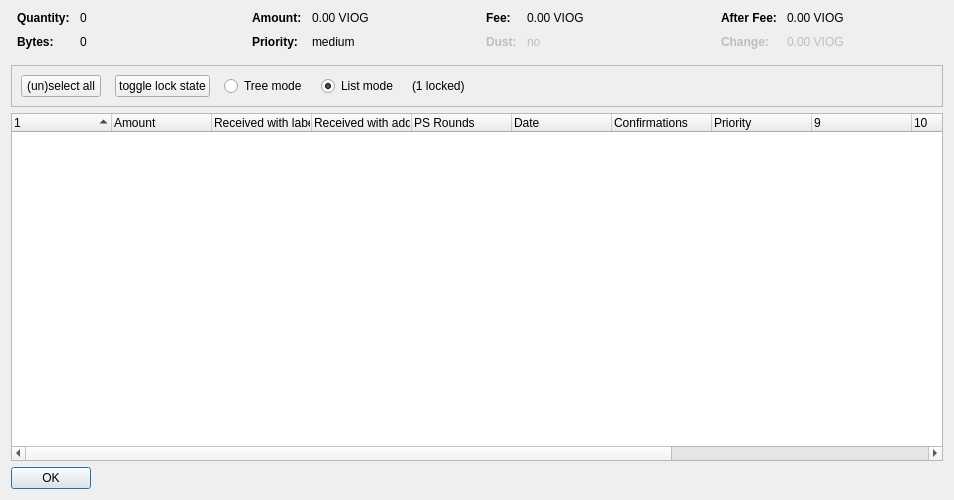
<?xml version="1.0" encoding="UTF-8"?>
<ui version="4.0">
 <class>CoinControlDialog</class>
 <widget class="QDialog" name="CoinControlDialog">
  <property name="geometry">
   <rect>
    <x>0</x>
    <y>0</y>
    <width>954</width>
    <height>500</height>
   </rect>
  </property>
  <property name="windowTitle">
   <string>Coin Selection</string>
  </property>
  <layout class="QVBoxLayout" name="verticalLayout">
   <item>
    <layout class="QHBoxLayout" name="horizontalLayoutTop" stretch="0,0,0,0">
     <property name="topMargin">
      <number>0</number>
     </property>
     <property name="bottomMargin">
      <number>10</number>
     </property>
     <item>
      <layout class="QFormLayout" name="formLayoutCoinControl1">
       <property name="horizontalSpacing">
        <number>10</number>
       </property>
       <property name="verticalSpacing">
        <number>10</number>
       </property>
       <property name="leftMargin">
        <number>6</number>
       </property>
       <property name="rightMargin">
        <number>6</number>
       </property>
       <item row="0" column="0">
        <widget class="QLabel" name="labelCoinControlQuantityText">
         <property name="font">
          <font>
           <weight>75</weight>
           <bold>true</bold>
          </font>
         </property>
         <property name="text">
          <string>Quantity:</string>
         </property>
        </widget>
       </item>
       <item row="0" column="1">
        <widget class="QLabel" name="labelCoinControlQuantity">
         <property name="cursor">
          <cursorShape>IBeamCursor</cursorShape>
         </property>
         <property name="contextMenuPolicy">
          <enum>Qt::ActionsContextMenu</enum>
         </property>
         <property name="text">
          <string notr="true">0</string>
         </property>
         <property name="textInteractionFlags">
          <set>Qt::LinksAccessibleByMouse|Qt::TextSelectableByKeyboard|Qt::TextSelectableByMouse</set>
         </property>
        </widget>
       </item>
       <item row="1" column="0">
        <widget class="QLabel" name="labelCoinControlBytesText">
         <property name="font">
          <font>
           <weight>75</weight>
           <bold>true</bold>
          </font>
         </property>
         <property name="text">
          <string>Bytes:</string>
         </property>
        </widget>
       </item>
       <item row="1" column="1">
        <widget class="QLabel" name="labelCoinControlBytes">
         <property name="cursor">
          <cursorShape>IBeamCursor</cursorShape>
         </property>
         <property name="contextMenuPolicy">
          <enum>Qt::ActionsContextMenu</enum>
         </property>
         <property name="text">
          <string notr="true">0</string>
         </property>
         <property name="textInteractionFlags">
          <set>Qt::LinksAccessibleByMouse|Qt::TextSelectableByKeyboard|Qt::TextSelectableByMouse</set>
         </property>
        </widget>
       </item>
      </layout>
     </item>
     <item>
      <layout class="QFormLayout" name="formLayoutCoinControl2">
       <property name="horizontalSpacing">
        <number>10</number>
       </property>
       <property name="verticalSpacing">
        <number>10</number>
       </property>
       <property name="leftMargin">
        <number>6</number>
       </property>
       <property name="rightMargin">
        <number>6</number>
       </property>
       <item row="0" column="0">
        <widget class="QLabel" name="labelCoinControlAmountText">
         <property name="font">
          <font>
           <weight>75</weight>
           <bold>true</bold>
          </font>
         </property>
         <property name="text">
          <string>Amount:</string>
         </property>
        </widget>
       </item>
       <item row="0" column="1">
        <widget class="QLabel" name="labelCoinControlAmount">
         <property name="cursor">
          <cursorShape>IBeamCursor</cursorShape>
         </property>
         <property name="contextMenuPolicy">
          <enum>Qt::ActionsContextMenu</enum>
         </property>
         <property name="text">
          <string notr="true">0.00 VIOG</string>
         </property>
         <property name="textInteractionFlags">
          <set>Qt::LinksAccessibleByMouse|Qt::TextSelectableByKeyboard|Qt::TextSelectableByMouse</set>
         </property>
        </widget>
       </item>
       <item row="1" column="0">
        <widget class="QLabel" name="labelCoinControlPriorityText">
         <property name="font">
          <font>
           <weight>75</weight>
           <bold>true</bold>
          </font>
         </property>
         <property name="text">
          <string>Priority:</string>
         </property>
        </widget>
       </item>
       <item row="1" column="1">
        <widget class="QLabel" name="labelCoinControlPriority">
         <property name="cursor">
          <cursorShape>IBeamCursor</cursorShape>
         </property>
         <property name="contextMenuPolicy">
          <enum>Qt::ActionsContextMenu</enum>
         </property>
         <property name="text">
          <string>medium</string>
         </property>
         <property name="textInteractionFlags">
          <set>Qt::LinksAccessibleByMouse|Qt::TextSelectableByKeyboard|Qt::TextSelectableByMouse</set>
         </property>
        </widget>
       </item>
      </layout>
     </item>
     <item>
      <layout class="QFormLayout" name="formLayoutCoinControl3">
       <property name="horizontalSpacing">
        <number>10</number>
       </property>
       <property name="verticalSpacing">
        <number>10</number>
       </property>
       <property name="leftMargin">
        <number>6</number>
       </property>
       <property name="rightMargin">
        <number>6</number>
       </property>
       <item row="0" column="0">
        <widget class="QLabel" name="labelCoinControlFeeText">
         <property name="font">
          <font>
           <weight>75</weight>
           <bold>true</bold>
          </font>
         </property>
         <property name="text">
          <string>Fee:</string>
         </property>
        </widget>
       </item>
       <item row="0" column="1">
        <widget class="QLabel" name="labelCoinControlFee">
         <property name="cursor">
          <cursorShape>IBeamCursor</cursorShape>
         </property>
         <property name="contextMenuPolicy">
          <enum>Qt::ActionsContextMenu</enum>
         </property>
         <property name="text">
          <string notr="true">0.00 VIOG</string>
         </property>
         <property name="textInteractionFlags">
          <set>Qt::LinksAccessibleByMouse|Qt::TextSelectableByKeyboard|Qt::TextSelectableByMouse</set>
         </property>
        </widget>
       </item>
       <item row="1" column="0">
        <widget class="QLabel" name="labelCoinControlLowOutputText">
         <property name="enabled">
          <bool>false</bool>
         </property>
         <property name="font">
          <font>
           <weight>75</weight>
           <bold>true</bold>
          </font>
         </property>
         <property name="text">
          <string>Dust:</string>
         </property>
        </widget>
       </item>
       <item row="1" column="1">
        <widget class="QLabel" name="labelCoinControlLowOutput">
         <property name="enabled">
          <bool>false</bool>
         </property>
         <property name="cursor">
          <cursorShape>IBeamCursor</cursorShape>
         </property>
         <property name="contextMenuPolicy">
          <enum>Qt::ActionsContextMenu</enum>
         </property>
         <property name="text">
          <string>no</string>
         </property>
         <property name="textInteractionFlags">
          <set>Qt::LinksAccessibleByMouse|Qt::TextSelectableByKeyboard|Qt::TextSelectableByMouse</set>
         </property>
        </widget>
       </item>
      </layout>
     </item>
     <item>
      <layout class="QFormLayout" name="formLayoutCoinControl4">
       <property name="horizontalSpacing">
        <number>10</number>
       </property>
       <property name="verticalSpacing">
        <number>10</number>
       </property>
       <property name="leftMargin">
        <number>6</number>
       </property>
       <property name="rightMargin">
        <number>6</number>
       </property>
       <item row="0" column="0">
        <widget class="QLabel" name="labelCoinControlAfterFeeText">
         <property name="font">
          <font>
           <weight>75</weight>
           <bold>true</bold>
          </font>
         </property>
         <property name="text">
          <string>After Fee:</string>
         </property>
        </widget>
       </item>
       <item row="0" column="1">
        <widget class="QLabel" name="labelCoinControlAfterFee">
         <property name="cursor">
          <cursorShape>IBeamCursor</cursorShape>
         </property>
         <property name="contextMenuPolicy">
          <enum>Qt::ActionsContextMenu</enum>
         </property>
         <property name="text">
          <string notr="true">0.00 VIOG</string>
         </property>
         <property name="textInteractionFlags">
          <set>Qt::LinksAccessibleByMouse|Qt::TextSelectableByKeyboard|Qt::TextSelectableByMouse</set>
         </property>
        </widget>
       </item>
       <item row="1" column="0">
        <widget class="QLabel" name="labelCoinControlChangeText">
         <property name="enabled">
          <bool>false</bool>
         </property>
         <property name="font">
          <font>
           <weight>75</weight>
           <bold>true</bold>
          </font>
         </property>
         <property name="text">
          <string>Change:</string>
         </property>
        </widget>
       </item>
       <item row="1" column="1">
        <widget class="QLabel" name="labelCoinControlChange">
         <property name="enabled">
          <bool>false</bool>
         </property>
         <property name="cursor">
          <cursorShape>IBeamCursor</cursorShape>
         </property>
         <property name="contextMenuPolicy">
          <enum>Qt::ActionsContextMenu</enum>
         </property>
         <property name="text">
          <string notr="true">0.00 VIOG</string>
         </property>
         <property name="textInteractionFlags">
          <set>Qt::LinksAccessibleByMouse|Qt::TextSelectableByKeyboard|Qt::TextSelectableByMouse</set>
         </property>
        </widget>
       </item>
      </layout>
     </item>
    </layout>
   </item>
   <item>
    <widget class="QFrame" name="frame">
     <property name="minimumSize">
      <size>
       <width>0</width>
       <height>40</height>
      </size>
     </property>
     <property name="frameShape">
      <enum>QFrame::StyledPanel</enum>
     </property>
     <property name="frameShadow">
      <enum>QFrame::Sunken</enum>
     </property>
     <layout class="QHBoxLayout" name="horizontalLayout">
      <item>
       <layout class="QHBoxLayout" name="horizontalLayoutPanel" stretch="0,0,0,0,0,0">
        <property name="spacing">
         <number>14</number>
        </property>
        <item>
         <widget class="QPushButton" name="pushButtonSelectAll">
          <property name="sizePolicy">
           <sizepolicy hsizetype="Maximum" vsizetype="Fixed">
            <horstretch>0</horstretch>
            <verstretch>0</verstretch>
           </sizepolicy>
          </property>
          <property name="text">
           <string>(un)select all</string>
          </property>
          <property name="autoDefault">
           <bool>false</bool>
          </property>
         </widget>
        </item>
        <item>
         <widget class="QPushButton" name="pushButtonToggleLock">
          <property name="sizePolicy">
           <sizepolicy hsizetype="Maximum" vsizetype="Fixed">
            <horstretch>0</horstretch>
            <verstretch>0</verstretch>
           </sizepolicy>
          </property>
          <property name="text">
           <string>toggle lock state</string>
          </property>
          <property name="autoDefault">
           <bool>false</bool>
          </property>
         </widget>
        </item>
        <item>
         <widget class="QRadioButton" name="radioTreeMode">
          <property name="sizePolicy">
           <sizepolicy hsizetype="Maximum" vsizetype="Fixed">
            <horstretch>0</horstretch>
            <verstretch>0</verstretch>
           </sizepolicy>
          </property>
          <property name="text">
           <string>Tree mode</string>
          </property>
         </widget>
        </item>
        <item>
         <widget class="QRadioButton" name="radioListMode">
          <property name="sizePolicy">
           <sizepolicy hsizetype="Maximum" vsizetype="Fixed">
            <horstretch>0</horstretch>
            <verstretch>0</verstretch>
           </sizepolicy>
          </property>
          <property name="text">
           <string>List mode</string>
          </property>
          <property name="checked">
           <bool>true</bool>
          </property>
         </widget>
        </item>
        <item>
         <widget class="QLabel" name="labelLocked">
          <property name="text">
           <string>(1 locked)</string>
          </property>
         </widget>
        </item>
        <item>
         <spacer name="horizontalSpacer">
          <property name="orientation">
           <enum>Qt::Horizontal</enum>
          </property>
          <property name="sizeHint" stdset="0">
           <size>
            <width>40</width>
            <height>20</height>
           </size>
          </property>
         </spacer>
        </item>
       </layout>
      </item>
     </layout>
    </widget>
   </item>
   <item>
    <widget class="CoinControlTreeWidget" name="treeWidget">
     <property name="contextMenuPolicy">
      <enum>Qt::CustomContextMenu</enum>
     </property>
     <property name="sortingEnabled">
      <bool>false</bool>
     </property>
     <property name="columnCount">
      <number>13</number>
     </property>
     <attribute name="headerShowSortIndicator" stdset="0">
      <bool>true</bool>
     </attribute>
     <attribute name="headerStretchLastSection">
      <bool>false</bool>
     </attribute>
     <column>
      <property name="text">
       <string/>
      </property>
     </column>
     <column>
      <property name="text">
       <string>Amount</string>
      </property>
     </column>
     <column>
      <property name="text">
       <string>Received with label</string>
      </property>
     </column>
     <column>
      <property name="text">
       <string>Received with address</string>
      </property>
     </column>
     <column>
      <property name="text">
       <string>PS Rounds</string>
      </property>
     </column>
     <column>
      <property name="text">
       <string>Date</string>
      </property>
     </column>
     <column>
      <property name="text">
       <string>Confirmations</string>
      </property>
      <property name="toolTip">
       <string>Confirmed</string>
      </property>
     </column>
     <column>
      <property name="text">
       <string>Priority</string>
      </property>
     </column>
     <column>
      <property name="text">
       <string/>
      </property>
     </column>
     <column>
      <property name="text">
       <string/>
      </property>
     </column>
     <column>
      <property name="text">
       <string/>
      </property>
     </column>
     <column>
      <property name="text">
       <string/>
      </property>
     </column>
     <column>
      <property name="text">
       <string/>
      </property>
     </column>
    </widget>
   </item>
   <item>
    <widget class="QDialogButtonBox" name="buttonBox">
     <property name="sizePolicy">
      <sizepolicy hsizetype="Maximum" vsizetype="Fixed">
       <horstretch>0</horstretch>
       <verstretch>0</verstretch>
      </sizepolicy>
     </property>
     <property name="orientation">
      <enum>Qt::Horizontal</enum>
     </property>
     <property name="standardButtons">
      <set>QDialogButtonBox::Ok</set>
     </property>
    </widget>
   </item>
  </layout>
 </widget>
 <customwidgets>
  <customwidget>
   <class>CoinControlTreeWidget</class>
   <extends>QTreeWidget</extends>
   <header>coincontroltreewidget.h</header>
  </customwidget>
 </customwidgets>
 <resources/>
 <connections/>
</ui>
